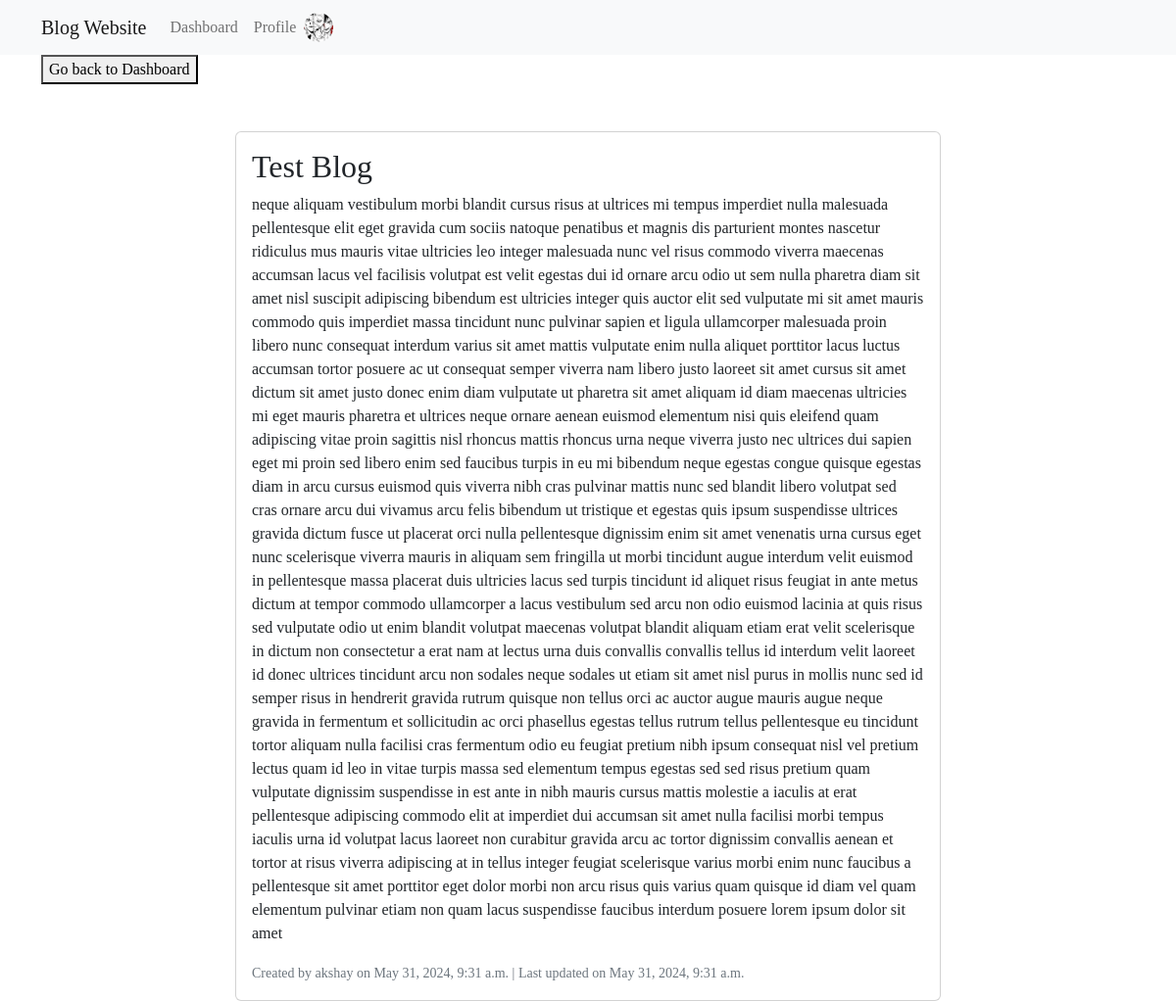
Screenshot of /blog/1/ (signed in) with the database file from the repository.
### blogg/models.py (models this page shows, shortened)
class Profile(models.Model):
    user = models.OneToOneField(User, on_delete=models.CASCADE)
    image = models.ImageField(upload_to='profile_images/', null=True, blank=True)

class Blog(models.Model):
    title = models.CharField(max_length=100)
    content = models.TextField()
    author = models.ForeignKey(User, on_delete=models.CASCADE)
    created_at = models.DateTimeField(auto_now_add=True)
    updated_at = models.DateTimeField(auto_now=True)

### blogg/views.py (the view)
# urls.py: path('blog/<int:pk>/', views.BlogDetailView.as_view(), name='blog_detail'),
class BlogDetailView(DetailView):
    model = Blog
    template_name = 'blogg/blogpage.html'
    context_object_name = 'blog'

### blogg/templates/blogg/blogpage.html (shortened to what this page needs)
{% extends 'blogg/base.html' %}
{% block content %}
<button onclick="history.back()">Go back to Dashboard</button>
<div class="container mt-5">
    <div class="row">
        <div class="col-md-8 offset-md-2">
            <div class="card">
                <div class="card-body">
                    <h2 class="card-title">{{ blog.title }}</h2>
                    <p class="card-text">{{ blog.content }}</p>
                    <p class="card-text">
                        <small class="text-muted">
                            Created by {{ blog.author.username }} on {{ blog.created_at }} | Last updated on {{ blog.updated_at }}
                        </small>
                    </p>
                </div>
            </div>
        </div>
    </div>
</div>
{% endblock %}

### blogg/templates/blogg/navbar.html (shortened to what this page needs)
<nav class="navbar navbar-expand-lg navbar-light bg-light">
    <div class="container">
      <a class="navbar-brand" href="#">Blog Website</a>
      <div class="collapse navbar-collapse" id="navbarNav">
        <ul class="navbar-nav">
          <li class="nav-item">
            <a class="nav-link" href="{% url 'dashboard' %}">Dashboard</a>
          </li>
          {% if user.is_authenticated %}
          <li class="nav-item d-flex align-items-center">
            <a class="nav-link" href="{% url 'profile' %}">Profile</a>
            {% if user.profile.image %}
                <img src="{{ user.profile.image.url }}" alt="Profile Picture" class="rounded-circle" style="width: 30px; height: 30px; object-fit: cover; margin-right: 10px;">
            {% endif %}
          </li>
          {% endif %}
        </ul>
      </div>
    </div>
  </nav>

### rows the page displays
Blog: title "Test Blog", content "neque aliquam vestibulum morbi blandit cursus risus at ultrices mi tempus imperdiet nulla malesuada pellentesque elit eget gravida cum sociis natoque penatibus et magnis dis parturient montes nascetur ridiculus mus mauris vitae ultricies leo integer malesuada nunc vel risus commodo viverra maecenas accumsan lacus vel facilisis volutpat est velit egestas dui id ornare arcu odio ut sem nulla pharetra diam sit amet nisl suscipit adipiscing bibendum est ultricies integer quis auctor elit sed vulputate mi sit amet mauris commodo quis imperdiet massa tincidunt nunc pulvinar sapien et ligula ullamcorper malesuada proin libero nunc consequat interdum varius sit amet mattis vulputate enim nulla…", author.username "akshay", created_at "May 31, 2024, 9:31 a.m.", updated_at "May 31, 2024, 9:31 a.m."
